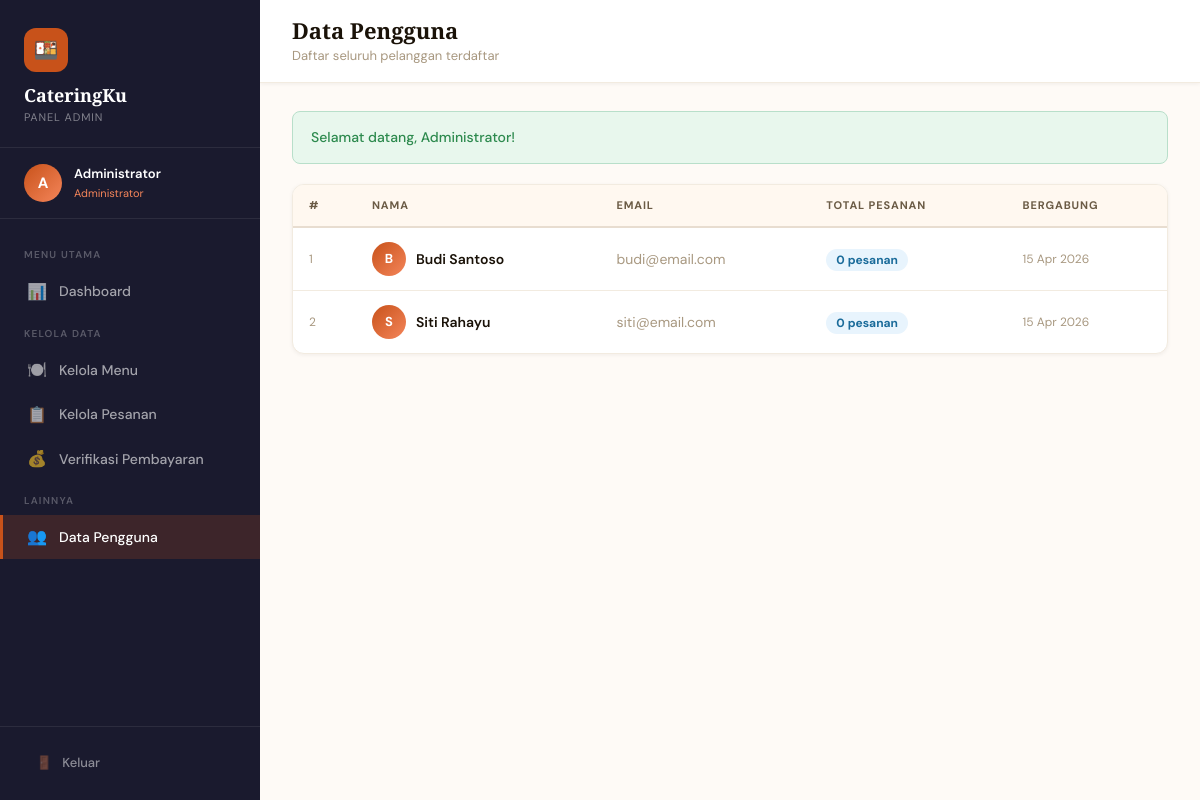
The page /admin/pengguna.php (signed in) on the database its author committed.
### tables this page shows
CREATE TABLE IF NOT EXISTS user (
    id_user INT AUTO_INCREMENT PRIMARY KEY,
    nama VARCHAR(100) NOT NULL,
    email VARCHAR(100) NOT NULL UNIQUE,
    password VARCHAR(255) NOT NULL,
    role ENUM('pelanggan', 'admin') DEFAULT 'pelanggan',
    created_at TIMESTAMP DEFAULT CURRENT_TIMESTAMP
);

### includes/config.php (called while the page is built, shortened)
<?php
function getFlash() {
    if (isset($_SESSION['flash'])) {
        $flash = $_SESSION['flash'];
        return $flash;
    }
    return null;
}
?>

### admin/pengguna.php (the view, shortened to what this page needs)
<?php
require_once '../includes/config.php';
$flash = getFlash();
$users = $conn->query("
    SELECT u.*,
           COUNT(DISTINCT p.id_pesanan) as total_pesanan
    FROM user u
    LEFT JOIN pesanan p ON u.id_user=p.id_user
    WHERE u.role='pelanggan'
    GROUP BY u.id_user
    ORDER BY u.created_at DESC
");
?>
<!DOCTYPE html>
<html lang="id">
<head>
    <link rel="stylesheet" href="../assets/css/style.css">
</head>
<body>
<div class="layout-wrapper">
    <?php include '../includes/sidebar_admin.php'; ?>
    <main class="main-content">
        <div class="topbar">
            <div class="page-title">
                <h1>Data Pengguna</h1>
                <p>Daftar seluruh pelanggan terdaftar</p>
            </div>
        </div>
        <div class="content-area">
            <?php if ($flash): ?>
            <div class="alert alert-<?= $flash['type'] ?>"><?= $flash['message'] ?></div>
            <?php endif; ?>
            <div class="card">
                <div class="table-wrapper">
                    <table>
                        <thead>
                            <tr>
                                <th>#</th>
                                <th>Nama</th>
                                <th>Email</th>
                                <th>Total Pesanan</th>
                                <th>Bergabung</th>
                            </tr>
                        </thead>
                        <tbody>
                            <?php $no=1; while ($u = $users->fetch_assoc()): ?>
                            <tr>
                                <td style="color:var(--text-muted);font-size:12px;"><?= $no++ ?></td>
                                <td>
                                    <div style="display:flex;align-items:center;gap:10px;">
                                        <div style="width:34px;height:34px;background:linear-gradient(135deg,var(--primary),var(--primary-light));border-radius:50%;display:flex;align-items:center;justify-content:center;color:#fff;font-weight:700;font-size:13px;flex-shrink:0;">
                                            <?= strtoupper(substr($u['nama'],0,1)) ?>
                                        </div>
                                        <span style="font-weight:600;"><?= htmlspecialchars($u['nama']) ?></span>
                                    </div>
                                </td>
                                <td style="color:var(--text-muted);"><?= htmlspecialchars($u['email']) ?></td>
                                <td>
                                    <span style="background:var(--info-bg);color:var(--info);padding:3px 10px;border-radius:20px;font-size:12px;font-weight:700;">
                                        <?= $u['total_pesanan'] ?> pesanan
                                    </span>
                                </td>
                                <td style="font-size:12px;color:var(--text-muted);"><?= date('d M Y', strtotime($u['created_at'])) ?></td>
                            </tr>
                            <?php endwhile; ?>
                        </tbody>
                    </table>
                </div>
            </div>
        </div>
    </main>
</div>
</body>
</html>

### assets/css/style.css (style rules this page uses)
:root { --primary: #C8521A; --primary-dark: #A03F12; --primary-light: #F4855A; --secondary: #1A1A2E; --accent: #F5C842; --accent-soft: #FFF3CC; --surface: #FEFAF6; --surface-2: #FFF8F0; --surface-card: #FFFFFF; --text-primary: #1A1208; --text-secondary: #6B5B45; --text-muted: #A89880; --border: #E8DDD0; --border-light: #F2EBE0; --success: #2D8A4E; --success-bg: #E8F7ED; --warning: #C87B00; --warning-bg: #FFF8E1; --danger: #C0392B; --danger-bg: #FDECEA; --info: #1A6B9A; --info-bg: #E8F4FD; --shadow-sm: 0 1px 4px rgba(26,18,8,0.06); --shadow: 0 4px 16px rgba(26,18,8,0.08); --shadow-lg: 0 12px 40px rgba(26,18,8,0.12); --radius: 12px; --radius-sm: 8px; --radius-lg: 20px; --transition: all 0.25s cubic-bezier(0.4, 0, 0.2, 1); }
* { margin: 0; padding: 0; box-sizing: border-box; }
body { font-family: 'DM Sans', sans-serif; background: var(--surface); color: var(--text-primary); line-height: 1.6; min-height: 100vh; }
h1, h2, h3, h4 { font-family: 'Playfair Display', serif; line-height: 1.3; }
.layout-wrapper { display: flex; min-height: 100vh; }
.main-content { margin-left: 260px; flex: 1; display: flex; flex-direction: column; min-height: 100vh; }
.topbar { background: var(--surface-card); border-bottom: 1px solid var(--border-light); padding: 16px 32px; display: flex; align-items: center; justify-content: space-between; position: sticky; top: 0; z-index: 50; box-shadow: var(--shadow-sm); }
.page-title h1 { font-size: 22px; font-weight: 700; color: var(--text-primary); }
.page-title p { font-size: 13px; color: var(--text-muted); margin-top: 1px; }
.content-area { padding: 28px 32px; flex: 1; }
.card { background: var(--surface-card); border-radius: var(--radius); border: 1px solid var(--border-light); box-shadow: var(--shadow-sm); overflow: hidden; }
.table-wrapper { overflow-x: auto; border-radius: var(--radius-sm); }
table { width: 100%; border-collapse: collapse; }
table thead tr { background: var(--surface-2); border-bottom: 2px solid var(--border); }
table thead th { padding: 12px 16px; text-align: left; font-size: 11px; font-weight: 700; color: var(--text-secondary); text-transform: uppercase; letter-spacing: 0.08em; white-space: nowrap; }
table tbody tr { border-bottom: 1px solid var(--border-light); transition: var(--transition); }
table tbody tr:last-child { border-bottom: none; }
table tbody td { padding: 14px 16px; font-size: 14px; color: var(--text-primary); vertical-align: middle; }
.alert { padding: 14px 18px; border-radius: var(--radius-sm); font-size: 14px; font-weight: 500; margin-bottom: 20px; display: flex; align-items: center; gap: 10px; border: 1px solid transparent; }
.alert-success { background: var(--success-bg); color: var(--success); border-color: #B8DFCA; }

### rows shown on the page
user: nama "B", nama "Budi Santoso", email "budi@email.com", total_pesanan "0", created_at "15 Apr 2026"
user: nama "S", nama "Siti Rahayu", email "siti@email.com", total_pesanan "0", created_at "15 Apr 2026"

### other values the page prints
substr($_SESSION['nama'], 0, 1) "A"
$_SESSION['nama'] "Administrator"
$flash['message'] "Selamat datang, Administrator!"
